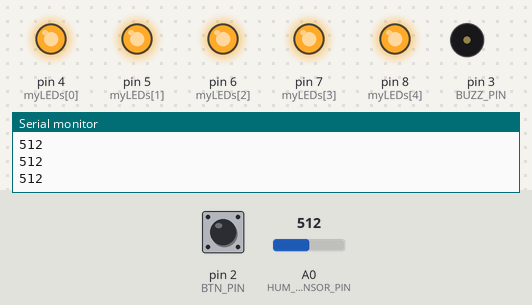
This sketch was run on a simulated Arduino Uno, built with avr-gcc and run on an emulated ATmega328P. On the bench: output pins drawn as LEDs (lit = HIGH), buzzer (waves = sounding), the last lines printed to the serial monitor. Inputs (shaded band) come from the test bench; at power-on: A0 (HUM_SENSOR_PIN) = 512, pin 2 (BTN_PIN) LOW.

Above: at 1.2 s.
1.3 s: A0 (HUM_SENSOR_PIN) set to 188
2.8 s: A0 (HUM_SENSOR_PIN) set to 162
4.3 s: A0 (HUM_SENSOR_PIN) set to 131
At 5.4 s:
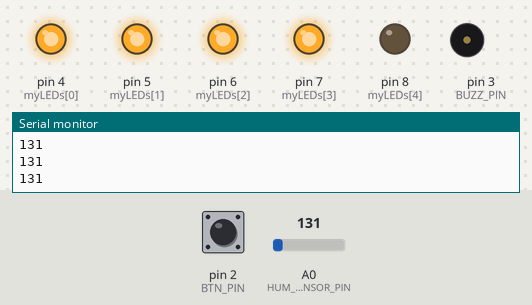
5.8 s: A0 (HUM_SENSOR_PIN) set to 113
7.3 s: A0 (HUM_SENSOR_PIN) set to 100
At 8.1 s:
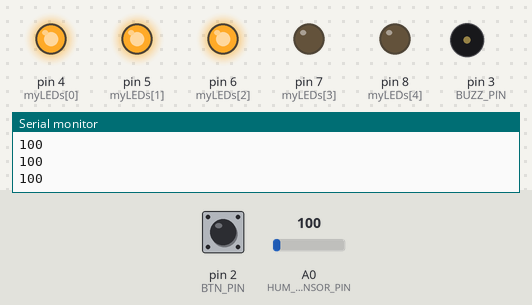
8.8 s: A0 (HUM_SENSOR_PIN) set to 0
At 9.3 s:
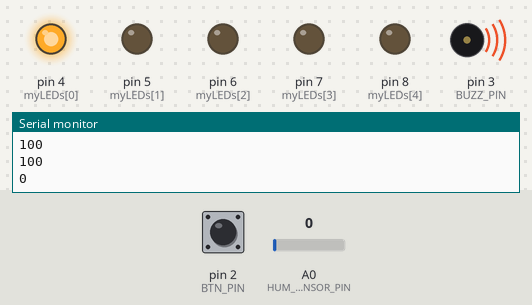
Timing chart, 0 to 12.8 s (numbered marks = the images above; inputs shaded):
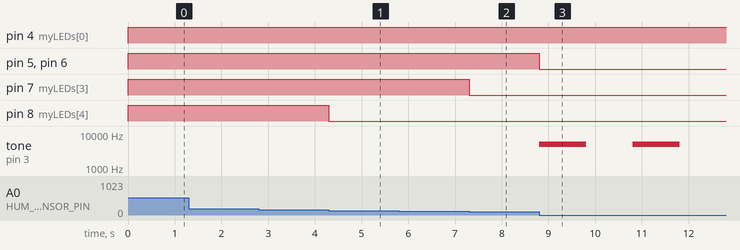

The sketch:

parcial2.ino
```cpp
// C++ code
//
const int BTN_PIN = 2;
const int BUZZ_PIN = 3;
const int myLEDs [5] = {4, 5, 6, 7, 8};
const int HUM_SENSOR_PIN = A0;

bool alertState = false;

int humidityValue = 0;
int mappedHumidityValue = 0;

void setup()
{
  pinMode(BTN_PIN, INPUT);
  pinMode(BUZZ_PIN, OUTPUT);

  for(int i = 0; i < 5; i++){
  pinMode(myLEDs[i], OUTPUT);
  }

  pinMode(HUM_SENSOR_PIN, OUTPUT);
  Serial.begin(9600);
}

void loop()
{
  humidityMeter();
  Serial.println(humidityValue);
  dryAlert();
  overDriedAlert();
  turnOffAlert();
}

void humidityMeter(){
  humidityValue = analogRead(HUM_SENSOR_PIN);
  mappedHumidityValue = map(humidityValue, 0, 142, 0, 4);

  for(int i = 0; i < 5; i++){

  if (mappedHumidityValue >= i) {
  digitalWrite(myLEDs[i], HIGH);
  } else {
  digitalWrite(myLEDs[i], LOW);
  }
  }
}

void dryAlert() {
  if (mappedHumidityValue == 0) {
  tone(BUZZ_PIN, 5000, 1000);
    delay(2000);
  }else {
    noTone(BUZZ_PIN);
  }
}

void overDriedAlert(){
  if (mappedHumidityValue == 4) {
  alertState = true;
  }else{
  alertState = false;
  }

  if(alertState) {
  tone(BUZZ_PIN, 5000, 1000);
  } else {
  noTone(BUZZ_PIN);
  }
}

void turnOffAlert(){
  if(alertState && digitalRead(BTN_PIN) == true){
    alertState = false;
    delay(5000);
  }
}
```

Measured:
- the behaviour switches between 142 and 141 on A0 (HUM_SENSOR_PIN) (found by bisection; images 0 and 1)
- the behaviour switches between 107 and 106 on A0 (HUM_SENSOR_PIN) (found by bisection; images 1 and 2)
- after the input at 4.3 s, pin 8 (myLEDs[4]): HIGH → LOW at once; tone on pin 3 (BUZZ_PIN): stays silent (without the input it goes to 5000 Hz after 1.5 s)
- after the input at 7.3 s, pin 7 (myLEDs[3]): HIGH → LOW at once
- after the input at 8.8 s, pin 5 (myLEDs[1]), pin 6 (myLEDs[2]): HIGH → LOW at once; tone on pin 3 (BUZZ_PIN): alternates 5000 Hz for 1.0 s and silent for 1.0 s, starting at once
